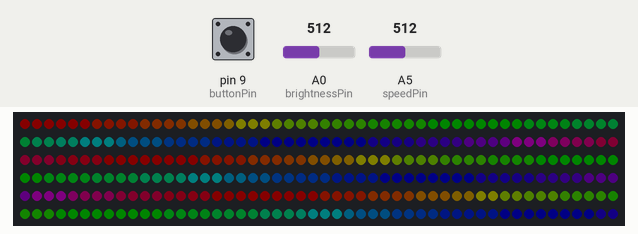
This sketch was run on a simulated Arduino Uno, built with avr-gcc and run on an emulated ATmega328P. Parts: 300 RGB LEDs in strip order, left to right, continuing on the next row. Inputs (shaded band) come from the test bench; at power-on: A0 (brightnessPin) = 512, pin 9 (buttonPin) LOW, A5 (speedPin) = 512. Dim RGB values are drawn brighter than linear.

Above: at 1.2 s.
1.3 s: A0 (brightnessPin) set to 122
At 1.8 s:
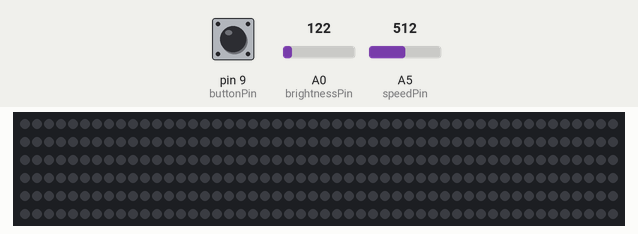
2.8 s: A0 (brightnessPin) set to 266
At 3.02 s:
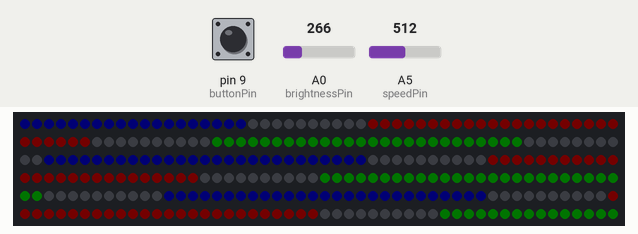
5.3 s: pin 9 (buttonPin) pulled HIGH for 0.15 s
At 7.8 s:
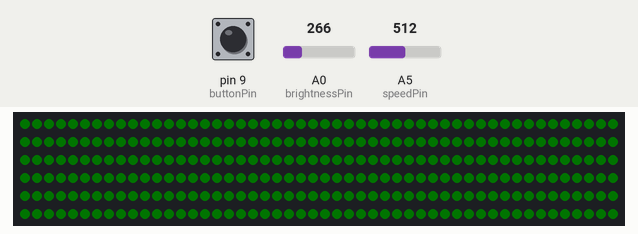
8.4 s: A5 (speedPin) set to 549
11.4 s: A0 (brightnessPin) set to 522
At 12.26 s:
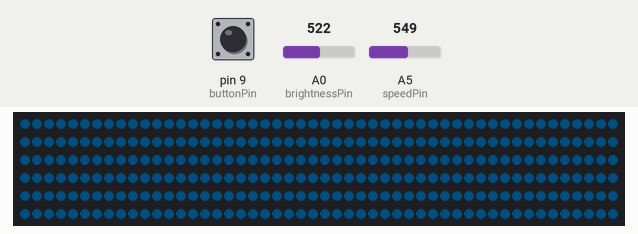
13.5 s: A5 (speedPin) set to 716
At 15.17 s:
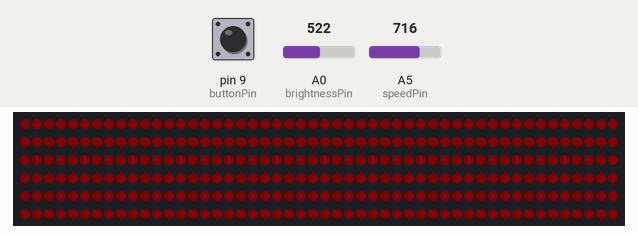

Measured:
- after the input at 1.3 s, the LEDs: change after 0.07 s (image 1)
- after the input at 2.8 s, the LEDs: change after 0.07 s (image 2)
- after the input at 11.4 s, the LEDs: first change at once (image 4 shows a later state)

The sketch:

led_driver.ino
```cpp
#include <Adafruit_NeoPixel.h>

#define brightnessPin A0
#define speedPin A5
#define ledPin 13
#define buttonPin 9
#define NUMBER_OF_LEDS 300

Adafruit_NeoPixel myStrip = Adafruit_NeoPixel(NUMBER_OF_LEDS, ledPin);
float brightValue = 0;
float lightMode = 0;
float R = 0;
float G = 0;
float B = 0;
float rgbVariable= 0;
float rgbVariable2 = 0;
float stepValue = 1;

void setup() {
  myStrip.begin();
}

void loop() {
  brightValue = analogRead(brightnessPin);
  if(brightValue > 1000) brightValue = 1000;
  brightValue = pow(2, (brightValue /100)) / 1024;

  if(lightMode == 0) stripLoopRainbow();
  if(lightMode == 1) stripLoopPulse();
  if(lightMode == 2) stripLoopWhite();
  myStrip.show();

  if(digitalRead(buttonPin) == HIGH){
    lightMode++;
    if(lightMode == 3) lightMode = 0;
    delay(1000);
  }
}

void stripLoopRainbow(){
  rgbVariable2 += 10;
  if(rgbVariable2 >= 768) rgbVariable2 -= 768;
  rgbVariable = rgbVariable2;

  for(int i=0; i<NUMBER_OF_LEDS; i++){
    changeColors();
    rgbVariable += 7;
     if(rgbVariable >= 768) rgbVariable -= 768;
    myStrip.setPixelColor(i, R, G, B);
   }
}

void stripLoopPulse(){
  changeColors();
  stepValue = analogRead(speedPin);
  stepValue = pow(2, (stepValue / 90 - 6));
  if(stepValue > 256) stepValue = 256;
  if(stepValue < 0.032) stepValue = 0;

  rgbVariable += stepValue;
  if(rgbVariable >= 768) rgbVariable -= 768;

  for(int i=0; i<NUMBER_OF_LEDS; i++) {
    myStrip.setPixelColor(i, R, G, B);
  }
}

void stripLoopWhite(){
  for(int i=0; i<NUMBER_OF_LEDS; i++){
    myStrip.setPixelColor(i, brightValue * 255, brightValue * 255, brightValue * 255);
  }
}

void changeColors(){
  R = 0;
  G = 0;
  B = 0;
  if(rgbVariable< 256){
    B = 255 - rgbVariable;
    R = rgbVariable;
  }
  else if(rgbVariable < 512){
    R = 511 - rgbVariable;
    G = rgbVariable - 256;
  }
  else{
    G = 767 - rgbVariable;
    B = rgbVariable - 512;
  }
  R = R * brightValue;
  G = G * brightValue;
  B = B * brightValue;
}
```
